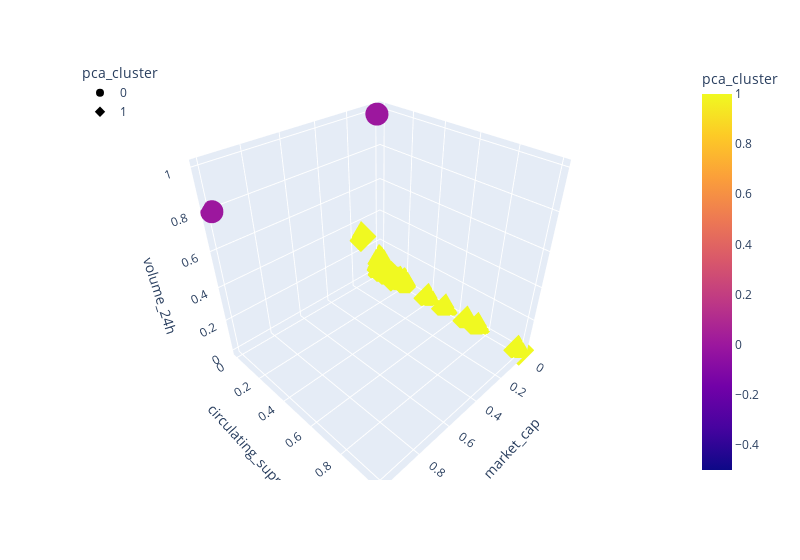

Write notebook code for a chart like this one.
### Code cell
fig = px.scatter_3d(
    test_kmean,
    x="market_cap",
    y="circulating_suppy",
    z="volume_24h",
    hover_name=test_kmean.index,
    hover_data=["price"],
    color="pca_cluster",
    symbol="pca_cluster",
#     size="TotalCoinSupply",
    width=800,
)
fig.update_layout(legend=dict(x=0, y=1))
fig.show()

### Figure 1 — Plotly figure (JSON) as saved in the notebook; plotly's stock layout.template omitted (floating-point values rounded to 4 significant figures; data arrays with more than 128 entries replaced by an {"elided": "..."} marker saying what was removed)
{"data": [{"customdata": [[1], [0.0001085]], "hovertemplate": "<b>%{hovertext}</b><br><br>pca_cluster=%{marker.color}<br>market_cap=%{x}<br>circulating_suppy=%{y}<br>volume_24h=%{z}<br>price=%{customdata[0]}<extra></extra>", "hovertext": ["BTC", "USDT"], "legendgroup": "0", "marker": {"color": [0, 0], "coloraxis": "coloraxis", "symbol": "circle"}, "mode": "markers", "name": "0", "scene": "scene", "showlegend": true, "type": "scatter3d", "x": [1.0, 0.05399], "y": [5.882e-05, 0.02936], "z": [0.8007, 1]}, {"customdata": {"elided": "198x1 float values"}, "hovertemplate": "<b>%{hovertext}</b><br><br>pca_cluster=%{marker.color}<br>market_cap=%{x}<br>circulating_suppy=%{y}<br>volume_24h=%{z}<br>price=%{customdata[0]}<extra></extra>", "hovertext": {"elided": "198 str values"}, "legendgroup": "1", "marker": {"color": {"elided": "198 int values"}, "coloraxis": "coloraxis", "symbol": "diamond"}, "mode": "markers", "name": "1", "scene": "scene", "showlegend": true, "type": "scatter3d", "x": {"elided": "198 float values"}, "y": {"elided": "198 float values"}, "z": {"elided": "198 float values"}}], "layout": {"coloraxis": {"colorbar": {"title": {"text": "pca_cluster"}}, "colorscale": [[0, "#0d0887"], [0.1111, "#46039f"], [0.2222, "#7201a8"], [0.3333, "#9c179e"], [0.4444, "#bd3786"], [0.5556, "#d8576b"], [0.6667, "#ed7953"], [0.7778, "#fb9f3a"], [0.8889, "#fdca26"], [1, "#f0f921"]]}, "legend": {"title": {"text": "pca_cluster"}, "tracegroupgap": 0, "x": 0, "y": 1}, "margin": {"t": 60}, "scene": {"domain": {"x": [0, 1], "y": [0, 1]}, "xaxis": {"title": {"text": "market_cap"}}, "yaxis": {"title": {"text": "circulating_suppy"}}, "zaxis": {"title": {"text": "volume_24h"}}}, "width": 800}}
